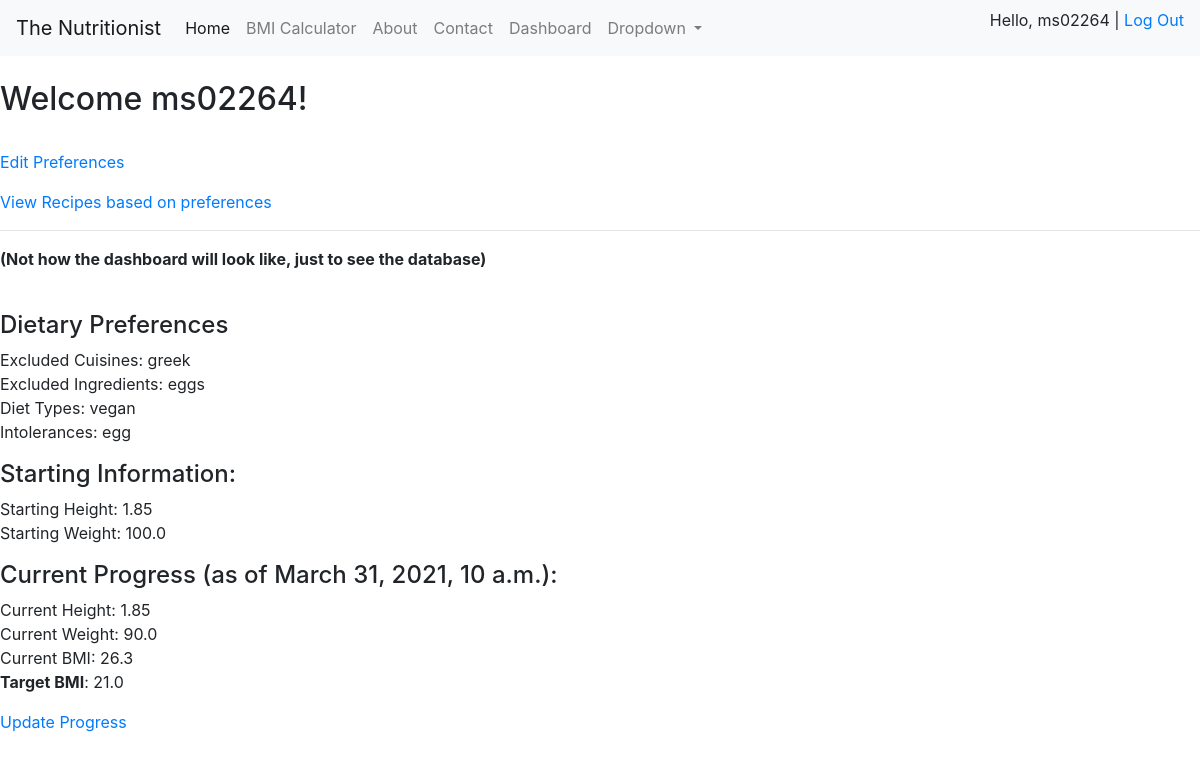
The app's page /account/dashboard/2 (signed in) with its own data.
### account/models.py (models this page shows, shortened)
class Account(AbstractBaseUser):
    email = models.EmailField(verbose_name="email", max_length=60, unique=True)
    username = models.CharField(max_length=30, unique=True, blank=False)
    date_joined = models.DateTimeField(verbose_name='date joined', auto_now_add=True)
    last_login = models.DateTimeField(verbose_name='last login', auto_now=True)
    is_admin = models.BooleanField(default=False)
    is_active = models.BooleanField(default=True)
    is_staff = models.BooleanField(default=False)
    is_superuser = models.BooleanField(default=False)
    USERNAME_FIELD = 'username'
    REQUIRED_FIELDS = ['email']
    objects = MyAccountManager()

### diets/models.py (models this page shows, shortened)
class Diet(models.Model):
    user = models.OneToOneField(Account, on_delete=models.CASCADE, primary_key=True)
    start_date = models.DateTimeField(auto_now_add=True)
    '''
    The total nutrition since the start of the diet. This should let us
    have a 'memory' of previous week's nutrition and let us balance out
    any disproportionate diets. This is a first implementation and
    something I want to review a bit more since there isn't loads of
    research or planning behind how this works.

    -Oliver
    '''
    total_energy = models.FloatField(validators=[MinValueValidator(0)])
    total_protein = models.FloatField(validators=[MinValueValidator(0)])
    total_carbs = models.FloatField(validators=[MinValueValidator(0)])
    total_fats = models.FloatField(validators=[MinValueValidator(0)])
    exclude_cuisines = models.CharField(max_length=100, blank=True)
    exclude_ingredients = models.CharField(max_length=100, blank=True)
    diets = models.CharField(max_length=100, blank=True)
    intolerances = models.CharField(max_length=100, blank=True)

### progress/models.py (models this page shows, shortened)
class Progress(models.Model):
    user = models.OneToOneField(Account, on_delete=models.CASCADE, primary_key=True)
    starting_weight = models.FloatField(validators=[MinValueValidator(0), MaxValueValidator(400)], blank=False)
    starting_height = models.FloatField(validators=[MinValueValidator(0), MaxValueValidator(3)], blank=False)
    current_bmi = models.FloatField(validators=[MinValueValidator(10), MaxValueValidator(50)], blank=True)
    target_bmi = models.FloatField(validators=[MinValueValidator(10), MaxValueValidator(50)], blank=False)
    current_height = models.FloatField(validators=[MinValueValidator(0), MaxValueValidator(3)], default=0)
    current_weight = models.FloatField(validators=[MinValueValidator(0), MaxValueValidator(400)], default=0)
    last_updated = models.DateTimeField(auto_now_add=True, blank=True)

### account/views.py (the view)
# urls.py: path('account/dashboard/<int:pk>', dashboard_view, name='user_dashboard'),
def dashboard_view(request, pk):
    context = {}
    try:
        if request.user.progress:
            return render(request, 'account/dashboard.html', context)
    except Exception as e:
        return redirect('progress_form')

### account/templates/account/dashboard.html
{% extends 'base.html' %}
{% block content %}
    <br>
    <h2>Welcome {{request.user.username}}!</h2>
    <br>
    {% if not request.user.diet %}
        <p>To get started, please fill in your preferences to generate recipes.</p>
        <p><a href="{%url 'set_dietary_preferences' request.user.pk %}">Add Preferences</a></p>
    {% else %}
        <p><a href="{%url 'set_dietary_preferences' request.user.pk %}">Edit Preferences</a></p>
        <p><a href="{%url 'view_recipe_preferences' request.user.pk %}">View Recipes based on preferences</a></p>
    {% endif %}
    <hr>
    <p><strong>(Not how the dashboard will look like, just to see the database)</strong></p>
    <br>
    {% if request.user.diet %}
        <h4>Dietary Preferences</h4>
        <p> Excluded Cuisines: {{ request.user.diet.exclude_cuisines }}
        <br> Excluded Ingredients: {{ request.user.diet.exclude_ingredients }}
        <br> Diet Types: {{ request.user.diet.diets }}
        <br> Intolerances: {{ request.user.diet.intolerances }}</p>
    {% endif %}
    <h4>Starting Information:</h4>
    <p>
        Starting Height: {{request.user.progress.starting_height}}<br>
        Starting Weight: {{request.user.progress.starting_weight}}<br>
    </p>
    <h4>Current Progress (as of {{request.user.progress.last_updated}}):</h4>
    <p>
        Current Height: {{request.user.progress.current_height}}<br>
        Current Weight: {{request.user.progress.current_weight}}<br>
        Current BMI: {{request.user.progress.current_bmi}}<br>
        <strong>Target BMI</strong>: {{request.user.progress.target_bmi}}
    </p>
    <p><a href="{% url 'update_progress' request.user.progress.pk %}">Update Progress</a></p>
{% endblock content %}

### templates/navbar.html (shortened to what this page needs)
<nav class="navbar navbar-expand-lg navbar-light bg-light">
    <a class="navbar-brand" href="/">The Nutritionist</a>
    <div class="collapse navbar-collapse" id="navbarSupportedContent">
        <ul class="navbar-nav mr-auto">
            <li class="nav-item active">
                <a class="nav-link" href="/">Home <span class="sr-only">(current)</span></a>
            </li>
            <li class="nav-item">
                <a class="nav-link" href="/bmi">BMI Calculator</a>
            </li>
            <li class="nav-item">
                <a class="nav-link" href="#">About</a>
            </li>
            <li class="nav-item">
                <a class="nav-link" href="/contact">Contact</a>
            </li>
            {% if request.user.is_authenticated %}
                <li class="nav-item">
                {% if request.user.is_admin %}
                    <a class="nav-link" href="/admin">Admin Panel</a>
                {% else %}
                    <a class="nav-link" href="{% url 'user_dashboard' request.user.pk %}">Dashboard</a>
                {% endif %}
                </li>
            {% endif %}
            <li class="nav-item dropdown">
                <a class="nav-link dropdown-toggle" href="#" id="navbarDropdown" role="button" data-toggle="dropdown"
                    aria-haspopup="true" aria-expanded="false">
                    Dropdown
                </a>
            </li>
        </ul>
        <ul class="navbar-nav ml-auto">
            <li class="nav-item">
                {% if request.user.is_authenticated %}
                <p>Hello, {{request.user.username}} | <a href="{% url 'logout' %}">Log Out</a></p>
                {% else %}
                <p><a href="{% url 'register' %} ">Register</a> | <a href="{% url 'login' %}">Login</a></p>
                {% endif %}
            </li>
        </ul>
    </div>
</nav>

### records on screen
Account: user.username "ms02264", user.diet.exclude_cuisines "greek", user.diet.exclude_ingredients "eggs", user.diet.diets "vegan", user.diet.intolerances "egg", user.progress.starting_height "1.85", user.progress.starting_weight "100.0", user.progress.last_updated "March 31, 2021, 10 a.m.", user.progress.current_height "1.85", user.progress.current_weight "90.0", user.progress.current_bmi "26.3", user.progress.target_bmi "21.0"
